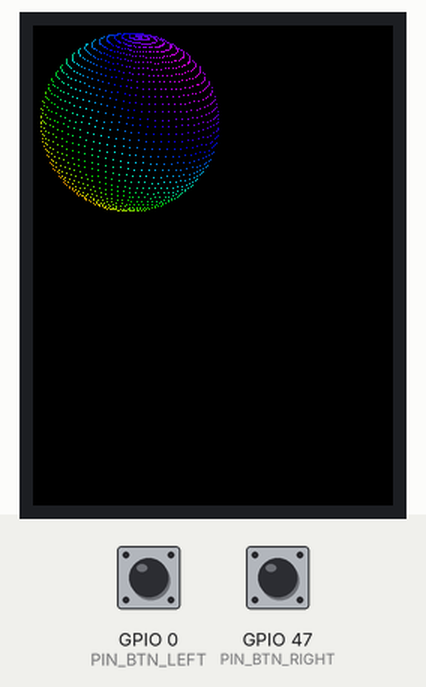
This sketch was run on a simulated ESP32-S3. Shown: 240×320 colour display. Inputs (shaded band) come from the test bench; at power-on: GPIO 0 (PIN_BTN_LEFT) HIGH, GPIO 47 (PIN_BTN_RIGHT) HIGH.

Above: at 1.4 s.
1.5 s: GPIO 0 (PIN_BTN_LEFT) pulled LOW for 0.15 s
At 1.77 s:
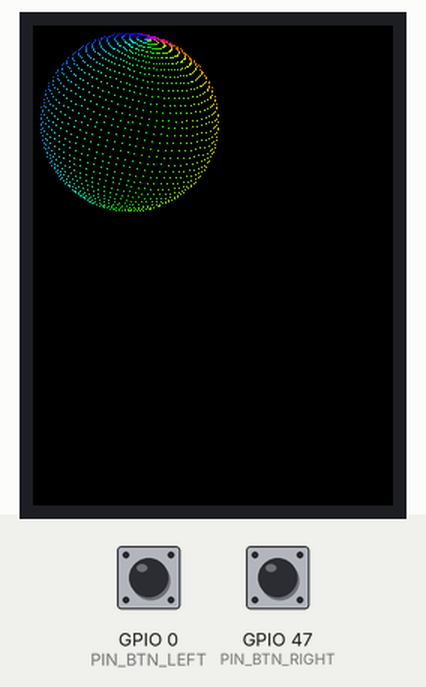
2.2 s: GPIO 47 (PIN_BTN_RIGHT) pulled LOW for 0.15 s
At 2.46 s:
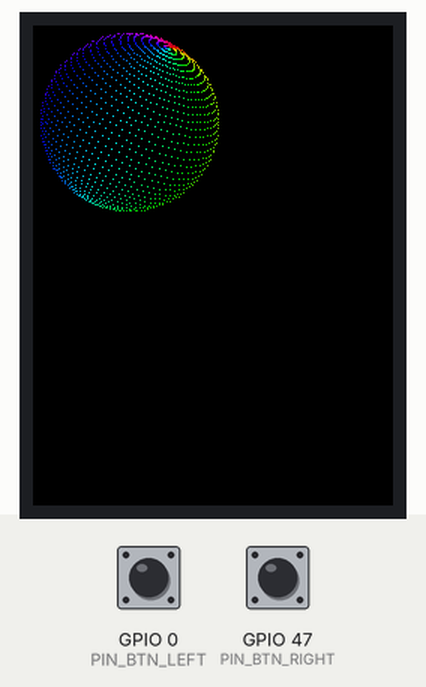
2.9 s: GPIO 0 (PIN_BTN_LEFT) pulled LOW for 1 s
At 3.15 s:
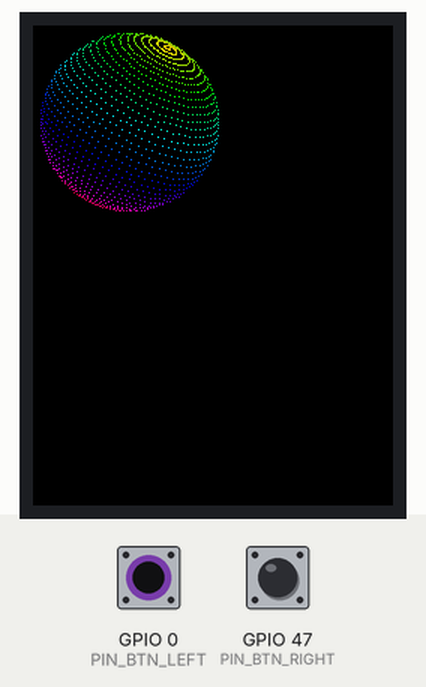
4.5 s: GPIO 47 (PIN_BTN_RIGHT) pulled LOW for 1 s
At 4.87 s:
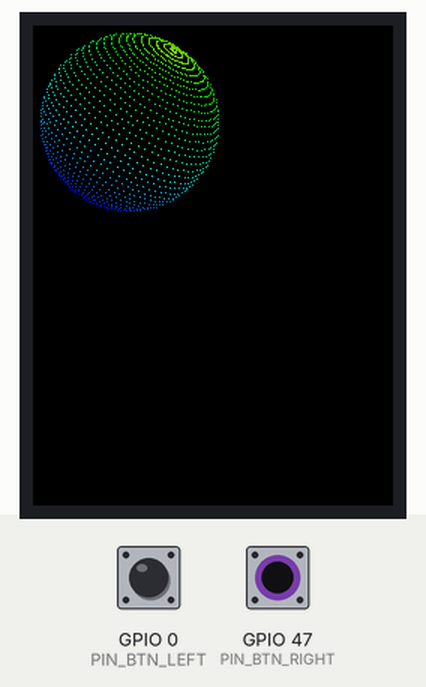
Timing chart, 0 to 7.1 s (numbered marks = the images above; inputs shaded):
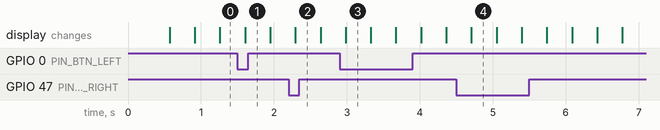

The sketch:

SpiralSphere.ino
```cpp
/*
 * SpiralSphere — LilyGO T-QT Pro (ESP32-S3, GC9107 128x128)
 * ---------------------------------------------------------
 * Sphère composée de points disposés le long d'une SPIRALE UNIQUE
 * partant du pôle nord, en rotation libre (tumbling 2 axes),
 * colorée par une vague de teinte arc-en-ciel balayant l'espace.
 *
 * Libs : TFT_eSPI (version patchée LilyGO T-QT) — rien d'autre.
 * Core ESP32 : 2.0.x (2.0.14 max, comme pour GenerativeEye).
 *
 * Boutons :
 *   IO00 (BOOT) → change la loi de couleur (WAVE / LONGITUDE / SPIRAL)
 *   IO47 (KEY)  → gèle / relance la rotation
 *
 * Tous les réglages sont dans le bloc CONFIG ci-dessous. Voir README.md.
 */

#include <TFT_eSPI.h>
#include <SPI.h>
#include <math.h>

// ============================================================
//  CONFIG — tout se règle ici
// ============================================================

// ---- Géométrie de la spirale -------------------------------
#define SPIRAL_TURNS      36        // nb de tours du pôle nord au pôle sud
#define NUM_POINTS        2592      // = 2 * SPIRAL_TURNS^2  → maillage carré
#define SPHERE_RADIUS     60.0f     // rayon en pixels (écran = 128)

// ---- Rotation (rad/s) --------------------------------------
#define ROT_SPEED_X       0.30f
#define ROT_SPEED_Y       0.47f     // volontairement non commensurable

// ---- Couleur -----------------------------------------------
#define COLOR_MODE_START  0         // 0 = WAVE, 1 = LONGITUDE, 2 = SPIRAL
#define HUE_DRIFT         0.05f     // dérive globale de teinte (tours/s)
#define HUE_SPAN_BASE     0.50f     // étalement moyen de teinte sur la sphère
#define HUE_SPAN_AMP      0.45f     // amplitude de respiration (0 → pas de flash)
#define HUE_SPAN_PERIOD   9.0f      // période de la respiration (s)
#define WAVE_SPIN         0.90f     // vitesse de rotation de l'axe de la vague (rad/s)
#define SATURATION        1.00f     // 1.0 = couleurs pures ; <1 = pastel
#define SHADE_MIN         0.72f     // luminosité au bord du globe (1.0 = plat)
#define PALETTE_COSINE    0         // 1 = palette cosinus (bandes pâles/pastel)

// ---- Rendu --------------------------------------------------
#define TARGET_FPS        40
#define HUE_LUT_SIZE      96        // pas de la LUT de teinte
#define SHADE_LEVELS      4         // niveaux d'ombrage en profondeur

// ---- Boutons ------------------------------------------------
#define PIN_BTN_LEFT      0         // BOOT
#define PIN_BTN_RIGHT     47        // KEY
#define BTN_DEBOUNCE_MS   220

// ============================================================
//  Écran + sprite (double buffering)
// ============================================================
TFT_eSPI  tft = TFT_eSPI();
TFT_eSprite spr = TFT_eSprite(&tft);

#define SCREEN_W 128
#define SCREEN_H 128
#define CENTER_X 64
#define CENTER_Y 64

// ============================================================
//  Données précalculées
// ============================================================
static float   ptX[NUM_POINTS];     // coordonnées unitaires sur la sphère
static float   ptY[NUM_POINTS];
static float   ptZ[NUM_POINTS];
static uint8_t idxLongitude[NUM_POINTS];  // index LUT pour le mode LONGITUDE
static uint8_t idxSpiral[NUM_POINTS];     // index LUT pour le mode SPIRAL

static uint16_t lut[SHADE_LEVELS][HUE_LUT_SIZE];

// ============================================================
//  État
// ============================================================
enum ColorMode { MODE_WAVE = 0, MODE_LONGITUDE, MODE_SPIRAL, MODE_COUNT };
static uint8_t colorMode  = COLOR_MODE_START;
static bool    frozen     = false;

static float angX = 0.0f, angY = 0.0f;   // angles de rotation cumulés
static float clockT = 0.0f;              // horloge couleur (s)

static uint32_t lastFrameUs = 0;
static uint32_t lastBtnMs   = 0;

// ============================================================
//  Couleur : conversions
// ============================================================
static uint16_t hsvToRgb565(float h, float s, float v) {
  h -= floorf(h);                 // ramène dans [0,1[
  float hh = h * 6.0f;
  int   i  = (int)hh;
  float f  = hh - i;
  float p = v * (1.0f - s);
  float q = v * (1.0f - s * f);
  float t = v * (1.0f - s * (1.0f - f));
  float r, g, b;
  switch (i % 6) {
    case 0: r = v; g = t; b = p; break;
    case 1: r = q; g = v; b = p; break;
    case 2: r = p; g = v; b = t; break;
    case 3: r = p; g = q; b = v; break;
    case 4: r = t; g = p; b = v; break;
    default: r = v; g = p; b = q; break;
  }
  return tft.color565((uint8_t)(r * 255), (uint8_t)(g * 255), (uint8_t)(b * 255));
}

// Palette cosinus (style Inigo Quilez) : produit des bandes pastel naturelles
static uint16_t cosPalette565(float h, float v) {
  const float TAU = 6.2831853f;
  float r = 0.5f + 0.5f * cosf(TAU * (h + 0.00f));
  float g = 0.5f + 0.5f * cosf(TAU * (h + 0.33f));
  float b = 0.5f + 0.5f * cosf(TAU * (h + 0.67f));
  return tft.color565((uint8_t)(r * v * 255), (uint8_t)(g * v * 255), (uint8_t)(b * v * 255));
}

// ============================================================
//  Précalcul de la spirale sphérique
// ============================================================
static void buildSpiral() {
  const float TAU = 6.2831853f;
  for (int i = 0; i < NUM_POINTS; i++) {
    // theta : 0 au pôle nord → PI au pôle sud, pas constant
    //         (c'est ce pas constant qui densifie les points aux pôles
    //          et fait apparaître le trait continu du vortex)
    float theta = (float)M_PI * (i + 0.5f) / NUM_POINTS;
    float phi   = TAU * SPIRAL_TURNS * i / (float)NUM_POINTS;

    float st = sinf(theta), ct = cosf(theta);
    ptX[i] = st * cosf(phi);
    ptY[i] = ct;                 // axe polaire = Y (nord vers le haut)
    ptZ[i] = st * sinf(phi);

    float lon = phi / TAU;
    lon -= floorf(lon);
    idxLongitude[i] = (uint8_t)(lon * (HUE_LUT_SIZE - 1));
    idxSpiral[i]    = (uint8_t)((float)i / (NUM_POINTS - 1) * (HUE_LUT_SIZE - 1));
  }
}

// ============================================================
//  LUT de couleur, reconstruite à chaque frame
// ============================================================
static void buildLut(float hueBase, float span) {
  for (int k = 0; k < HUE_LUT_SIZE; k++) {
    float s = (float)k / (HUE_LUT_SIZE - 1);      // 0..1
    float h = hueBase + span * s;
    for (int d = 0; d < SHADE_LEVELS; d++) {
      float shade = SHADE_MIN + (1.0f - SHADE_MIN) * ((d + 0.5f) / SHADE_LEVELS);
#if PALETTE_COSINE
      lut[d][k] = cosPalette565(h, shade);
#else
      lut[d][k] = hsvToRgb565(h, SATURATION, shade);
#endif
    }
  }
}

// ============================================================
//  Setup
// ============================================================
void setup() {
  pinMode(PIN_BTN_LEFT,  INPUT_PULLUP);
  pinMode(PIN_BTN_RIGHT, INPUT_PULLUP);

  tft.init();
  tft.setRotation(0);
  tft.fillScreen(TFT_BLACK);

#ifdef TFT_BL
  pinMode(TFT_BL, OUTPUT);
  digitalWrite(TFT_BL, TFT_BACKLIGHT_ON);
#endif

  spr.setColorDepth(16);
  if (!spr.createSprite(SCREEN_W, SCREEN_H)) {
    tft.setTextColor(TFT_RED);
    tft.drawString("Sprite alloc failed", 4, 60, 2);
    while (true) delay(1000);
  }

  buildSpiral();
  lastFrameUs = micros();
}

// ============================================================
//  Boutons (debounce simple, pas de lib externe)
// ============================================================
static void pollButtons() {
  uint32_t now = millis();
  if (now - lastBtnMs < BTN_DEBOUNCE_MS) return;

  if (digitalRead(PIN_BTN_LEFT) == LOW) {
    colorMode = (colorMode + 1) % MODE_COUNT;
    lastBtnMs = now;
  } else if (digitalRead(PIN_BTN_RIGHT) == LOW) {
    frozen = !frozen;
    lastBtnMs = now;
  }
}

// ============================================================
//  Boucle
// ============================================================
void loop() {
  uint32_t nowUs = micros();
  float dt = (nowUs - lastFrameUs) * 1e-6f;
  lastFrameUs = nowUs;
  if (dt > 0.1f) dt = 0.1f;          // garde-fou après un hoquet

  pollButtons();

  if (!frozen) {
    angX += ROT_SPEED_X * dt;
    angY += ROT_SPEED_Y * dt;
  }
  clockT += dt;                       // la couleur continue même en pause

  // --- Matrice de rotation (X puis Y) ---
  float ca = cosf(angX), sa = sinf(angX);
  float cb = cosf(angY), sb = sinf(angY);

  // --- Paramètres couleur de la frame ---
  float span = HUE_SPAN_BASE
             + HUE_SPAN_AMP * sinf(6.2831853f * clockT / HUE_SPAN_PERIOD);
  float hueBase = HUE_DRIFT * clockT;
  buildLut(hueBase, span);

  // --- Axe de la vague de couleur : tourne dans l'espace écran,
  //     donc décorrélé de la rotation de la sphère ---
  float wa = WAVE_SPIN * clockT;
  float wdx = cosf(wa);
  float wdy = sinf(wa) * 0.7f;
  float wdz = sinf(0.61f * wa) * 0.9f;
  float wn  = 1.0f / sqrtf(wdx * wdx + wdy * wdy + wdz * wdz);
  wdx *= wn; wdy *= wn; wdz *= wn;

  const float hueScale = 0.5f * (HUE_LUT_SIZE - 1);

  spr.fillSprite(TFT_BLACK);

  for (int i = 0; i < NUM_POINTS; i++) {
    float x = ptX[i], y = ptY[i], z = ptZ[i];

    // rotation X
    float y1 = y * ca - z * sa;
    float z1 = y * sa + z * ca;
    // rotation Y
    float x2 = x * cb + z1 * sb;
    float z2 = -x * sb + z1 * cb;

    if (z2 <= 0.0f) continue;         // hémisphère arrière masqué

    int sx = CENTER_X + (int)(x2 * SPHERE_RADIUS);
    int sy = CENTER_Y - (int)(y1 * SPHERE_RADIUS);
    if ((unsigned)sx >= SCREEN_W || (unsigned)sy >= SCREEN_H) continue;

    // index de teinte selon le mode
    int k;
    if (colorMode == MODE_WAVE) {
      float w = x2 * wdx + y1 * wdy + z2 * wdz;   // -1 .. +1
      k = (int)((w + 1.0f) * hueScale);
      if (k < 0) k = 0; else if (k >= HUE_LUT_SIZE) k = HUE_LUT_SIZE - 1;
    } else if (colorMode == MODE_LONGITUDE) {
      k = idxLongitude[i];
    } else {
      k = idxSpiral[i];
    }

    int d = (int)(z2 * SHADE_LEVELS);
    if (d >= SHADE_LEVELS) d = SHADE_LEVELS - 1;

    spr.drawPixel(sx, sy, lut[d][k]);
  }

  spr.pushSprite(0, 0);

  // --- Cadence ---
  uint32_t budget = 1000000UL / TARGET_FPS;
  uint32_t spent  = micros() - nowUs;
  if (spent < budget) delayMicroseconds(budget - spent);
}
```
